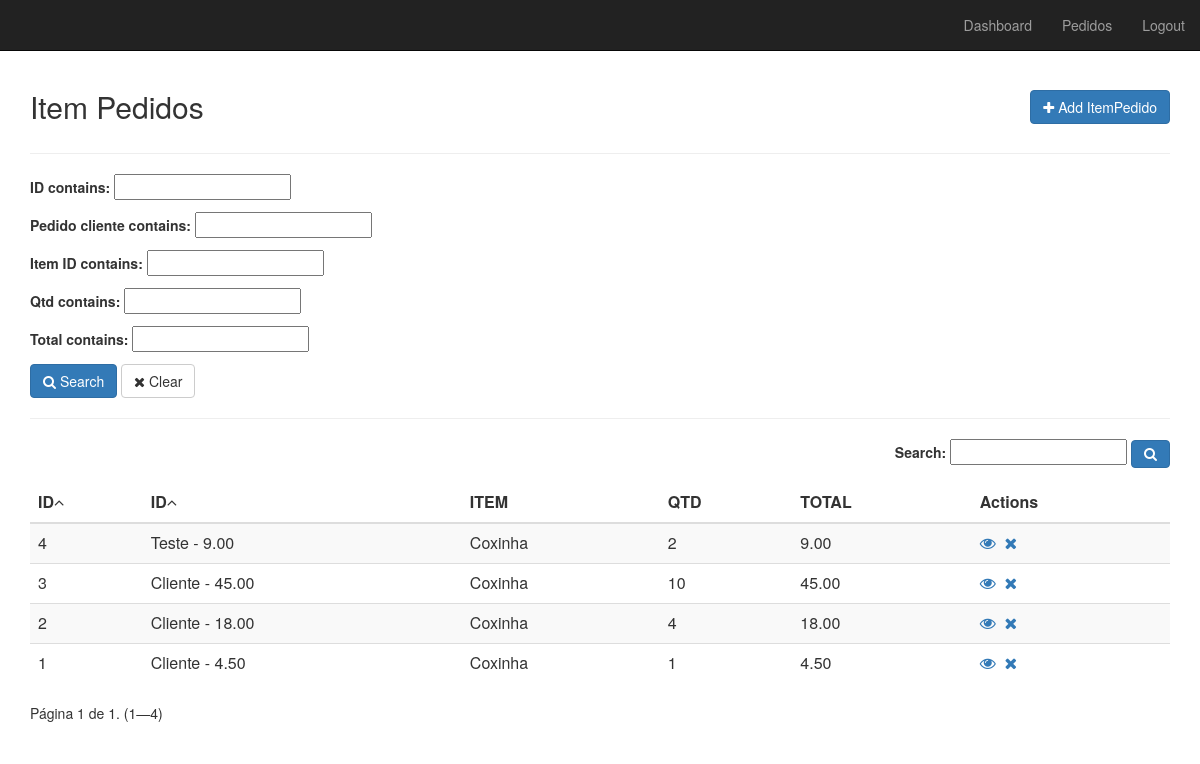
Before: /itempedido/full/ (signed in) with the older database file.
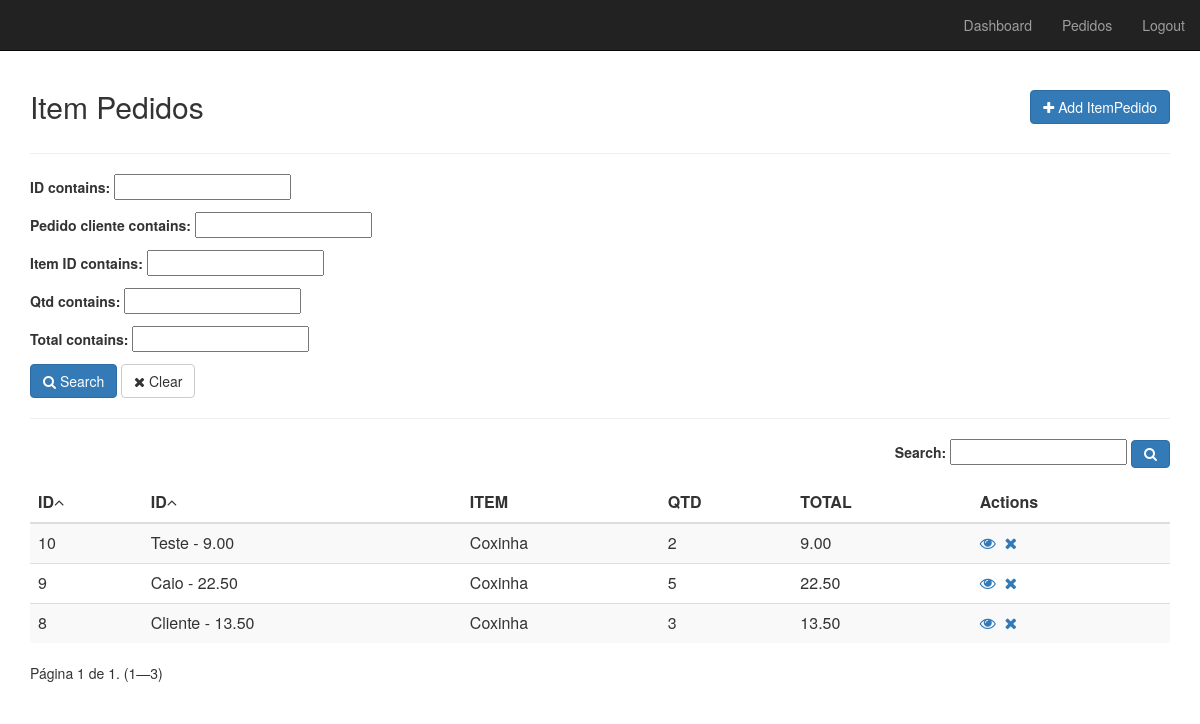
After: the same page with the newer database file.
### app/models.py (models this page shows, shortened)
class TimeStamped(models.Model):
    class Meta:
        abstract = True
    created_at = models.DateTimeField(auto_now_add=True)
    published_at = models.DateTimeField(auto_now=True)

class ItemPedido(TimeStamped):
    pedido = models.ForeignKey(Pedido, blank=True, null=True, on_delete=models.CASCADE)
    item = models.ForeignKey(Item, blank=True, null=True, on_delete=models.CASCADE)
    qtd = models.IntegerField(blank=True, null=True, default=0)
    total = MoneyField(max_digits=14, decimal_places=2, default_currency='BRL', blank=True, null=True)

class Pedido(TimeStamped):
    cliente = models.CharField(max_length=255, blank=True, null=True, default='Cliente')
    total = MoneyField(max_digits=14, decimal_places=2, default_currency='BRL', blank=True, null=True)
    tipo_pgto = models.IntegerField(choices=TipoPagamento.choices,
                                    default=TipoPagamento.PIX)
    status = models.IntegerField(choices=StatusPedido.choices,
                                 default=StatusPedido.ABERTO)
    def __str__(self):
        return "%s - %s" % (self.cliente, str(self.total))

class Item(TimeStamped):
    tipo = models.ForeignKey(TipoItem, blank=True, null=True, on_delete=models.CASCADE)
    nome = models.CharField(max_length=255)
    img = models.URLField(blank=True, null=True)
    qtd_total = models.IntegerField(default=0, validators=[
        MaxValueValidator(500),
        MinValueValidator(0)
    ])
    qtd_inicial = models.IntegerField(default=0, validators=[
        MaxValueValidator(500),
        MinValueValidator(0)
    ])
    valor_custo = MoneyField(max_digits=14, decimal_places=2, default_currency='BRL', blank=True, null=True)
    valor_final = MoneyField(max_digits=14, decimal_places=2, default_currency='BRL')
    def __str__(self):
        return "%s" % self.nome

### app/views/item_pedido.py (the view, shortened to what this page needs)
class ListFull(LoginRequiredMixin, ItemPedidoMixin, ListView):
    login_url = '/admin/login/'
    template_name = 'itempedido/list_full.html'
    model = ItemPedido
    context_object_name = 'itempedidos'
    ordering = '-id'
    paginate_by = 10
    search = ''
    def get_queryset(self):
        queryset = super().get_queryset()
        filter =  ItemPedidoFilter(self.request.GET, queryset)
        queryset = self.search_general(filter.qs)
        queryset = self.ordering_data(queryset)
        return queryset
    def search_general(self, qs):
        if 'search' in self.request.GET:
            self.search = self.request.GET['search']
            if self.search:
                search = self.search
                qs = qs.filter(Q(id__icontains=search)| Q(pedido__cliente__icontains=search)| Q(item__id__icontains=search)| Q(qtd__icontains=search)| Q(total__icontains=search))
        return qs
    def get_ordering(self):
        if 'ordering' in self.request.GET:
            self.ordering = self.request.GET['ordering']
            if self.ordering:
                return self.ordering
            else:
                self.ordering = '-id'
        return self.ordering
    def ordering_data(self, qs):
        qs = qs.order_by(self.get_ordering())
        return qs
    def get_context_data(self, **kwargs):
        context = super(ListFull, self).get_context_data(**kwargs)
        queryset = self.get_queryset()
        filter = ItemPedidoFilter(self.request.GET, queryset)
        page_size = self.get_paginate_by(queryset)
        if page_size:
            paginator, page, queryset, is_paginated = self.paginate_queryset(queryset, page_size)
            context.update(**{
                'ordering': self.ordering,
                'search': self.search,
                'filter': filter,
                'paginator': paginator,
                'page_obj': page,
                'is_paginated': is_paginated,
                'object_list': queryset
            })
        return context

### app/mixins.py (called while the page is built)
    def get_context_data(self, **kwargs):
        context = super(ItemPedidoMixin, self).get_context_data(**kwargs)
        if self.model:
            context['model_name'] = self.model._meta.verbose_name.title()
            context['model_name_plural'] = self.model._meta.verbose_name_plural.title()
        return context

### app/templates/itempedido/list_full.html (shortened to what this page needs)
﻿{% extends 'base.html' %}
{% load my_tags %}
{% load static %}
{% load form_utils %}
{% block content %}
    <div id="top" class="row">
        <div class="col-sm-3">
            <h2> {{ model_name_plural }}</h2>
        </div>
        <div class="col-sm-3 col-sm-offset-6">
            <a href="{% url 'ITEMPEDIDO_create' %}" class="btn btn-primary pull-right h2"><i
                    class="fa fa-plus"></i> Add ItemPedido
            </a>
        </div>
    </div>
    <hr/>
    <form id="advancedForm" method="get" action="{% url 'ITEMPEDIDO_list_full' %}">
        <div class="row">
            <div class="col-sm-12">
                {{ filter.form.as_p }}
                <button type="submit" class="btn btn-primary" id="search_btn">
                    <i class="fa fa-search"></i> Search
                </button>
                <button type="button" class="btn btn-default" id="clear">
                    <i class="fa fa-close"></i> Clear
                </button>
            </div>
        </div>
        <hr/>
        <div id="list" class="row">
            <div class="col-md-12">
                <header>
                    <div class="form-group form-inline pull-right">
                        <label>Search:</label>
                        <input type="text" id="search" name="search" placeholder="" value="{{ search }}"/>
                        <button class="btn btn-primary" type="submit"><i class="fa fa-search"></i></button>
                    </div>
                </header>
                <table id="table" class="table table-striped" cellspacing="0" cellpadding="0">
                    <thead>
                        <tr>
                             <th>ID</th>
 <th>PEDIDO</th>
 <th>ITEM</th>
 <th>QTD</th>
 <th>TOTAL</th>
                            <th class="actions">Actions</th>
                        </tr>
                    </thead>
                    <tbody>
                    {% for itempedido in object_list %}
                        <tr>
                             <td>{{ itempedido.id }}</td>
 <td>{{ itempedido.pedido }}</td>
 <td>{{ itempedido.item }}</td>
 <td>{{ itempedido.qtd }}</td>
 <td>{{ itempedido.total }}</td>
 <td><a href="{% url 'ITEMPEDIDO_detail' itempedido.id %}"><i class="fa fa-eye"></i></a>&nbsp;&nbsp;<a href="{% url 'ITEMPEDIDO_delete' itempedido.id %}"><i class="fa fa-close"></i></a></td>
                        </tr>
                    {% endfor %}
                    </tbody>
                </table>
                <div class="row">
                    <div class="col-sm-12">
                        <span class="current pull-left">
                            Página {{ page_obj.number }} de {{ page_obj.paginator.num_pages }}. ({{ page_obj.start_index }}—{{ page_obj.end_index }})
                        </span>
                    </div>
                </div>
            </div>
        </div>
    </form>
{% endblock %}

### app/templates/base.html (shortened to what this page needs)
﻿{% load static %}
<!DOCTYPE html>
<html lang="pt-br">
<head>
    <link href="{% static 'default/css/bootstrap.min.css' %}" rel="stylesheet">
    <link href="{% static 'default/css/style.css' %}" rel="stylesheet">
    <link rel="stylesheet" href="//cdnjs.cloudflare.com/ajax/libs/font-awesome/4.5.0/css/font-awesome.min.css">
    <link rel="stylesheet" href="{% static 'default/css/sweetalert.min.css' %}">
    <link rel="stylesheet" type="text/css"
          href="{% static 'default/css/datatables.min.css' %}"/>
</head>
<body>
<nav class="navbar navbar-inverse navbar-fixed-top">
    <div class="container-fluid">
        <div class="navbar-header">
            <a class="navbar-brand" href="#"> </a>
        </div>
        <div id="navbar" class="navbar-collapse collapse">
            <ul class="nav navbar-nav navbar-right">
                <li><a href="{% url 'index' %}">Dashboard</a></li>
                <li><a href="{% url 'PEDIDO_list' %}">Pedidos</a></li>
                <li><a href="{% url 'account_logout' %}">Logout</a></li>
            </ul>
        </div>
    </div>
</nav>
<div id="main" class="container-fluid" style="margin-top: 50px">
    <div class="col-sm-12">
        {% block content %}{% endblock %}
    </div>
    <br/>
</div>
<link href="https://cdn.jsdelivr.net/npm/select2@4.1.0-rc.0/dist/css/select2.min.css" rel="stylesheet" />
</body>
</html>

### static/default/css/style.css (style rules this page uses)
#main { margin-top: 50px; }

Changed rows visible on the page:
removed ItemPedido: id "4", pedido "Teste - 9.00", item "Coxinha", qtd "2", total "9.00"
removed ItemPedido: id "3", pedido "Cliente - 45.00", item "Coxinha", qtd "10", total "45.00"
removed ItemPedido: id "2", pedido "Cliente - 18.00", item "Coxinha", qtd "4", total "18.00"
removed ItemPedido: id "1", pedido "Cliente - 4.50", item "Coxinha", qtd "1", total "4.50"
added ItemPedido: id "10", pedido "Teste - 9.00", item "Coxinha", qtd "2", total "9.00"
added ItemPedido: id "9", pedido "Caio - 22.50", item "Coxinha", qtd "5", total "22.50"
added ItemPedido: id "8", pedido "Cliente - 13.50", item "Coxinha", qtd "3", total "13.50"
Other visible differences:
{{ page_obj.end_index }}: "4" → "3"
